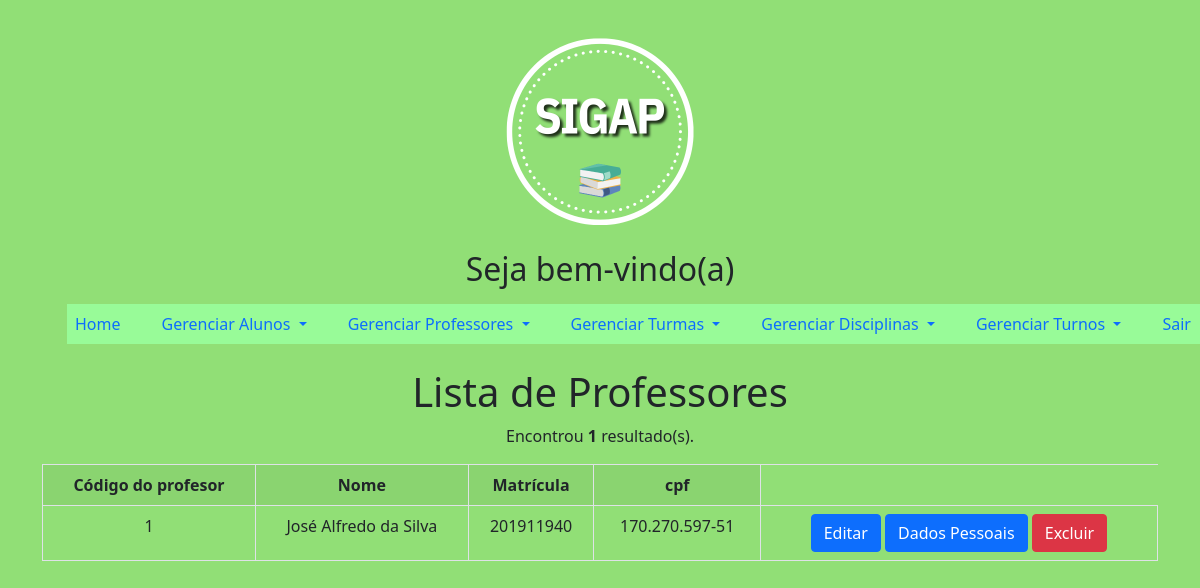
The page /principalAdmin.php?page=listarProfessores on the database its author committed.
### tables this page shows
CREATE TABLE `professores` (
  `idProfessores` int(11) NOT NULL,
  `nome` varchar(45) NOT NULL,
  `matrícula` varchar(11) NOT NULL,
  `senha` varchar(45) NOT NULL,
  `cpf` varchar(20) NOT NULL,
  `telefone` varchar(20) NOT NULL
);

### listarProfessores.php (the view)
<?php
	$sql = "SELECT * FROM professores";
	$res = $mysqli->query($sql);
	$qtd = $res->num_rows;
?>
    <div class="row">
        <div class="col-12">
            <h1>Lista de Professores</h1>
        </div>
		<?php
        if($qtd > 0){
		print "<p>Encontrou <b>$qtd</b> resultado(s).</p>";
		print "<table class='table table-bordered table-striped table-hover'>";
		print "<tr>";
		print "<th>Código do profesor</th>";
		print "<th>Nome</th>";
		print "<th>Matrícula</th>";
		print "<th>cpf</th>";
		print "</tr>";
		while($row = $res->fetch_object()){
			print "<tr>";
			print "<td>".$row->idProfessores."</td>";
			print "<td>".$row->nome."</td>";
			print "<td>".$row->matrícula."</td>";
			print "<td>".$row->cpf."</td>";
			print "<td>
					 <button onclick=\"location.href='?page=editarProfessores&idProfessores=".$row->idProfessores."';\" class='btn btn-primary'>Editar</button>
					 <button onclick=\"location.href='?page=infoProfessor&idProfessores=".$row->idProfessores."';\" class='btn btn-primary'>Dados Pessoais</button>
					 <button onclick=\"if(confirm('Tem certeza que deseja excluir?')){location.href='?page=salvarProfessores&acao=excluir&idProfessores=".$row->idProfessores."';}else{false;}\"  class='btn btn-danger'>Excluir</button>
			       </td>";
			print "</tr>";
		}
		print "</table>";
	}else{
		print "Não encontrou resultado";
	}
	?>

### principalAdmin.php (style rules this page uses)
body { background-color: #91DF76; }
.row { text-align: center; }

### rows shown on the page
professores: idProfessores "1", nome "José Alfredo da Silva", matrícula "201911940", cpf "170.270.597-51"

### other values the page prints
$qtd "1"
